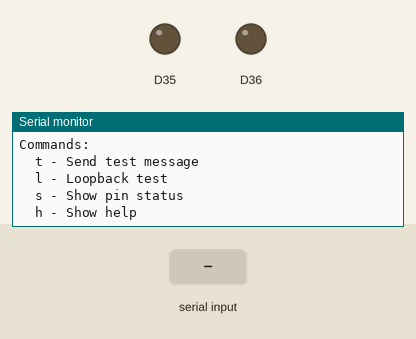
This program was run on a simulated nRF52 board. Parts: output pins drawn as LEDs (lit = HIGH), the last lines printed to the serial monitor. The inputs (shaded band) are chosen by the test bench.

Above: at 3.2 s.
3.3 s: "t" received over Serial
At 3.9 s:
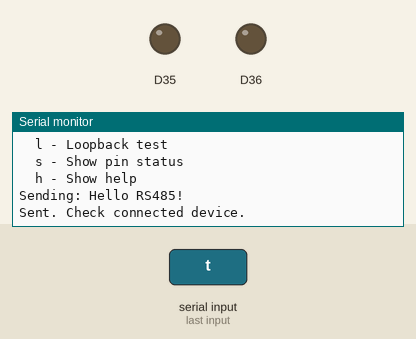
6.3 s: "l" received over Serial
At 7.1 s:
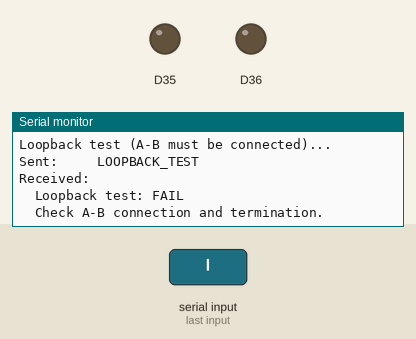

Measured:
- after the input at 3.3 s, the serial monitor: prints a new line at once (image 1)
- after the input at 6.3 s, the serial monitor: prints a new line at once (image 2)

The program:

main.cpp
```cpp
/*
 * Test 06: RS485 Communication Test
 *
 * Purpose: Test RS485 transceiver (MAX3485)
 * Pins:
 *   - UART1_TX (P0.20)
 *   - UART1_RX (P0.19)
 *   - DE (P1.04) - Transmit enable
 *   - RE# (P1.03) - Receive enable (active low)
 *
 * Note: This test uses USB CDC for debug (Serial) and Serial1 for RS485
 *
 * Test procedure:
 * 1. Connect A-B lines with termination resistor (or RS485 dongle)
 * 2. Send data and verify loopback
 *
 * DE/RE# control:
 *   - Transmit: DE=HIGH, RE#=HIGH
 *   - Receive:  DE=LOW,  RE#=LOW
 */

#include <Arduino.h>
#include "pin_config.h"

// Use USB CDC for debug output in this test
#define DEBUG_SERIAL Serial
#define RS485_SERIAL Serial1
#define RS485_BAUDRATE 9600

void rs485_tx_mode() {
    digitalWrite(RS485_DE_PIN, HIGH);
    digitalWrite(RS485_RE_PIN, HIGH);
    delayMicroseconds(10);
}

void rs485_rx_mode() {
    digitalWrite(RS485_DE_PIN, LOW);
    digitalWrite(RS485_RE_PIN, LOW);
    delayMicroseconds(10);
}

void debug_separator() {
    DEBUG_SERIAL.println("----------------------------------------");
}

void show_help() {
    DEBUG_SERIAL.println("");
    DEBUG_SERIAL.println("Commands:");
    DEBUG_SERIAL.println("  t - Send test message");
    DEBUG_SERIAL.println("  l - Loopback test");
    DEBUG_SERIAL.println("  s - Show pin status");
    DEBUG_SERIAL.println("  h - Show help");
    DEBUG_SERIAL.println("");
}

void show_status() {
    debug_separator();
    DEBUG_SERIAL.println("RS485 Pin Status:");
    DEBUG_SERIAL.print("  DE (P1.04):  ");
    DEBUG_SERIAL.println(digitalRead(RS485_DE_PIN) ? "HIGH (TX mode)" : "LOW (RX mode)");
    DEBUG_SERIAL.print("  RE# (P1.03): ");
    DEBUG_SERIAL.println(digitalRead(RS485_RE_PIN) ? "HIGH (RX disabled)" : "LOW (RX enabled)");
    debug_separator();
}

void send_test_message() {
    const char* msg = "Hello RS485!";

    DEBUG_SERIAL.print("Sending: ");
    DEBUG_SERIAL.println(msg);

    rs485_tx_mode();
    RS485_SERIAL.print(msg);
    RS485_SERIAL.flush();  // Wait for transmission complete
    rs485_rx_mode();

    DEBUG_SERIAL.println("Sent. Check connected device.");
}

void loopback_test() {
    const char* test_msg = "LOOPBACK_TEST";

    DEBUG_SERIAL.println("Loopback test (A-B must be connected)...");

    // Clear receive buffer
    while (RS485_SERIAL.available()) {
        RS485_SERIAL.read();
    }

    // Send test message
    rs485_tx_mode();
    RS485_SERIAL.print(test_msg);
    RS485_SERIAL.flush();
    rs485_rx_mode();

    // Wait for loopback
    delay(50);

    // Read response
    String received = "";
    unsigned long start = millis();
    while (millis() - start < 100) {
        if (RS485_SERIAL.available()) {
            received += (char)RS485_SERIAL.read();
        }
    }

    DEBUG_SERIAL.print("Sent:     ");
    DEBUG_SERIAL.println(test_msg);
    DEBUG_SERIAL.print("Received: ");
    DEBUG_SERIAL.println(received.c_str());

    if (received == test_msg) {
        DEBUG_SERIAL.println("  Loopback test: OK");
    } else {
        DEBUG_SERIAL.println("  Loopback test: FAIL");
        DEBUG_SERIAL.println("  Check A-B connection and termination.");
    }
}

void setup() {
    // Initialize USB CDC for debug
    DEBUG_SERIAL.begin(115200);
    delay(2000);  // Wait for USB enumeration

    DEBUG_SERIAL.println();
    debug_separator();
    DEBUG_SERIAL.println("TEST: RS485 Communication Test");
    DEBUG_SERIAL.println("NOTE: Debug via USB CDC, RS485 via Serial1");
    debug_separator();

    DEBUG_SERIAL.println("RS485 Configuration:");
    DEBUG_SERIAL.print("  TX Pin: P0.");
    DEBUG_SERIAL.println(UART1_TX_PIN);
    DEBUG_SERIAL.print("  RX Pin: P0.");
    DEBUG_SERIAL.println(UART1_RX_PIN);
    DEBUG_SERIAL.print("  DE Pin: P1.04 (pin ");
    DEBUG_SERIAL.print(RS485_DE_PIN);
    DEBUG_SERIAL.println(")");
    DEBUG_SERIAL.print("  RE# Pin: P1.03 (pin ");
    DEBUG_SERIAL.print(RS485_RE_PIN);
    DEBUG_SERIAL.println(")");
    DEBUG_SERIAL.print("  Baudrate: ");
    DEBUG_SERIAL.println(RS485_BAUDRATE);
    DEBUG_SERIAL.println("");

    // Initialize DE/RE pins
    pinMode(RS485_DE_PIN, OUTPUT);
    pinMode(RS485_RE_PIN, OUTPUT);

    // Start in receive mode
    rs485_rx_mode();

    // Initialize RS485 UART (Serial1)
    RS485_SERIAL.setPins(UART1_RX_PIN, UART1_TX_PIN);
    RS485_SERIAL.begin(RS485_BAUDRATE);

    DEBUG_SERIAL.println("  RS485 initialized: OK");

    show_status();
    show_help();
}

void loop() {
    // Check for debug commands
    if (DEBUG_SERIAL.available()) {
        char c = DEBUG_SERIAL.read();

        switch (c) {
            case 't':
            case 'T':
                send_test_message();
                break;

            case 'l':
            case 'L':
                loopback_test();
                break;

            case 's':
            case 'S':
                show_status();
                break;

            case 'h':
            case 'H':
                show_help();
                break;
        }
    }

    // Check for RS485 received data
    if (RS485_SERIAL.available()) {
        DEBUG_SERIAL.print("RS485 RX: ");
        while (RS485_SERIAL.available()) {
            char c = RS485_SERIAL.read();
            DEBUG_SERIAL.print(c);
        }
        DEBUG_SERIAL.println("");
    }

    delay(10);
}
```
